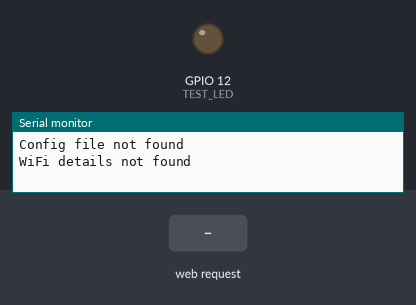
Bench run of a sketch on a simulated ESP8266 (NodeMCU). Parts: output pins drawn as LEDs (lit = HIGH), the last lines printed to the serial monitor. Inputs (shaded band) come from the test bench. WiFi joins after 1.5 s; servers stay silent unless stated; storage starts empty.

Above: at 1.2 s.
1.3 s: HTTP request GET /led/1 received
At 1.8 s:
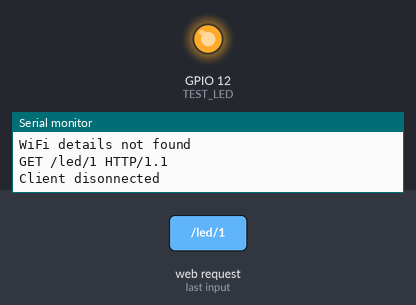
2.8 s: HTTP request GET /led/0 received
At 4.1 s:
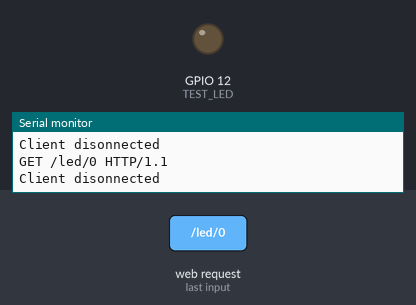
Timing chart, 0 to 5.8 s (numbered marks = the images above; inputs shaded):
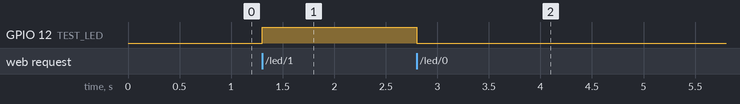

Measured:
- after the input at 1.3 s, GPIO 12 (TEST_LED): LOW → HIGH at once
- after the input at 2.8 s, GPIO 12 (TEST_LED): HIGH → LOW at once

The sketch:

Sketch_WifiLED.ino
```cpp
#include "ESP8266WiFi.h"
#include <ESP8266WiFi.h>
#include "ArduinoJson.h"
#include <FS.h>

//Wifi parameters
const char* ssid = "TheAvatar";
const char* password = "ghar*123#";
const char *espAP = "InternetOfThings";
const char *espPass = "password";

//Test pin
int TEST_LED = 12;

//Wifi server
WiFiServer server(80);

void setup() {
    initHW();
    setupWifi();
    server.begin();
}

void loop() {
  // put your main code here, to run repeatedly:
  WiFiClient client = server.available();
  if(!client)
      return;

  //Read the first line of the request
  String req = client.readStringUntil('\r');
  Serial.println(req);
  client.flush();

   // Match the request
  int val = -1; // We'll use 'val' to keep track of both the
                // request type (read/set) and value if set.
  if (req.indexOf("/led/0") != -1)
    val = 0; // Will write LED low
  else if (req.indexOf("/led/1") != -1)
    val = 1; // Will write LED high
  else if (req.indexOf("/read") != -1)
    val = -2; // Will print pin reads
  // Otherwise request will be invalid. We'll say as much in HTML

  //Set the test led

  if(val >= 0 )
    digitalWrite(TEST_LED,val);

  client.flush();

  //Response
   String s = "HTTP/1.1 200 OK\r\n";
  s += "Content-Type: text/html\r\n\r\n";
  s += "<!DOCTYPE HTML>\r\n<html>\r\n";
  // If we're setting the LED, print out a message saying we did
  if (val >= 0)
  {
    s += "LED is now ";
    s += (val)?"on":"off";
    digitalWrite(TEST_LED,(val==1?HIGH:LOW));
  }
  else if (val == -2)
  {; // If we're reading pins, print out those values:
   /* s += "Analog Pin = ";
    s += String(analogRead(ANALOG_PIN));
    s += "<br>"; // Go to the next line.
    s += "Digital Pin 12 = ";
    s += String(digitalRead(DIGITAL_PIN));*/
  }
  else
  {
    s += "Invalid Request.<br> Try /led/1, /led/0, or /read.";
  }
  s += "</html>\n";

  // Send the response to the client
  client.print(s);
  delay(1);
  Serial.println("Client disonnected");
// The client will actually be disconnected
  // when the function returns and 'client' object is detroyed
}

void setupWifi(){

    if (!SPIFFS.begin()) {
        Serial.println("Failed to mount file system");
        return;
    }
    if(!loadConfig()){
        Serial.println("WiFi details not found");
        WiFi.mode(WIFI_AP);
        WiFi.softAP(espAP,espPass);
        saveConfig();
    }else {
     // Connect to WiFi
        WiFi.mode(WIFI_STA);
        WiFi.begin(ssid, password);
        while (WiFi.status() != WL_CONNECTED) {
        delay(500);
        Serial.print(".");
    }
   }
}

void initHW(){
    Serial.begin(115200);
    pinMode(TEST_LED,OUTPUT);
    digitalWrite(TEST_LED,LOW);
}
bool configTester(){
   if (!SPIFFS.begin()) {
    Serial.println("Failed to mount file system");
    return false;
  }


  if (!saveConfig()) {
    Serial.println("Failed to save config");
  } else {
    Serial.println("Config saved");
  }

  if (!loadConfig()) {
    Serial.println("Failed to load config");
  } else {
    Serial.println("Config loaded");
  }

}
bool loadConfig(){
    File configFile = SPIFFS.open("/wifiConfig.json","r");
    if(!configFile){
      Serial.println("Config file not found\n");
      return false;
    }
    size_t size = configFile.size();
    if (size > 1024) {
      Serial.println("Config file size is too large");
      return false;
    }
     // Allocate a buffer to store contents of the file.
  std::unique_ptr<char[]> buf(new char[size]);

  // We don't use String here because ArduinoJson library requires the input
  // buffer to be mutable. If you don't use ArduinoJson, you may as well
  // use configFile.readString instead.
  configFile.readBytes(buf.get(), size);

  StaticJsonBuffer<200> jsonBuffer;
  JsonObject& json = jsonBuffer.parseObject(buf.get());

  if (!json.success()) {
    Serial.println("Failed to parse config file");
    return false;
  }

  const char* ssid_json = json["ssid"];
  const char* password_json = json["password"];

  // Real world application would store these values in some variables for
  // later use.

  Serial.print("Loaded ssid ");
  Serial.println(ssid_json);
  Serial.print("Loaded password ");
  Serial.println(password_json);
  return true;
}

bool saveConfig() {
  StaticJsonBuffer<200> jsonBuffer;
  JsonObject& json = jsonBuffer.createObject();
  json["ssid"] = "TheAvatar";
  json["password"] = "ghar*123#";

  File configFile = SPIFFS.open("/wifiConfig.json", "w");
  if (!configFile) {
    Serial.println("Failed to open config file for writing");
    return false;
  }

  json.printTo(configFile);
  return true;
}
```
